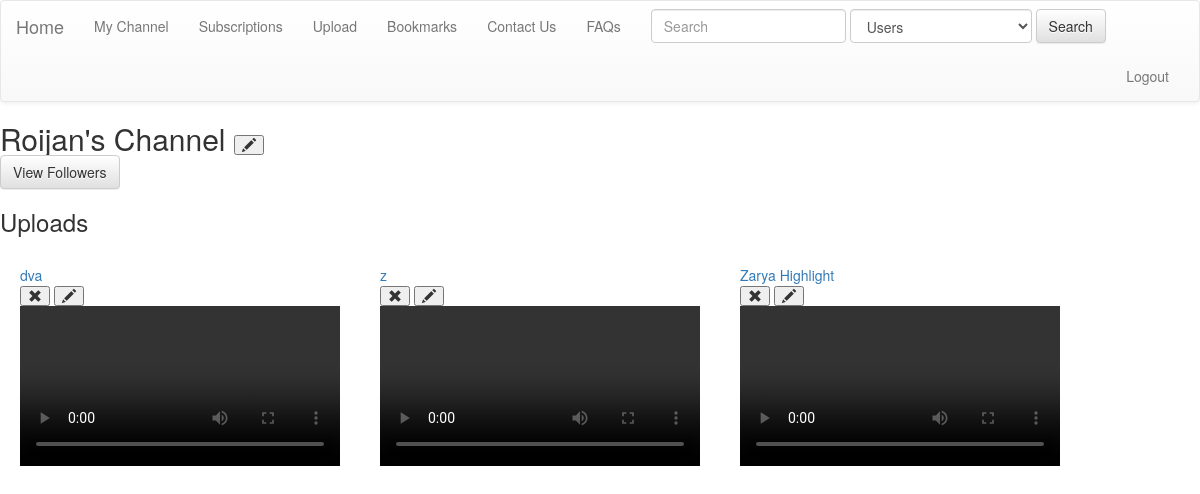
Page /Profile/6 (signed in) on the committed database.
### tables this page shows
CREATE TABLE `user` (
  `ID` int(5) NOT NULL,
  `first_name` varchar(30) NOT NULL,
  `last_name` varchar(30) NOT NULL,
  `username` varchar(30) NOT NULL,
  `password` varchar(72) NOT NULL,
  `email_address` varchar(50) NOT NULL
);

CREATE TABLE `video` (
  `ID` int(5) NOT NULL,
  `user_id` int(5) NOT NULL,
  `game_id` int(5) NOT NULL,
  `filename` varchar(50) NOT NULL,
  `fileextension` varchar(4) NOT NULL,
  `video_title` varchar(50) NOT NULL,
  `video_description` varchar(100) NOT NULL,
  `date_uploaded` timestamp NOT NULL DEFAULT CURRENT_TIMESTAMP
);

### app/controllers/Profile.php (called while the page is built, shortened)
<?php
class Profile extends Controller
{
	function index($id)
	{
		$aUser = $this->model('User');
		$aUser = $aUser->find($id);
		$aVideo = $this->model('Video');
		$theVideos =  $aVideo->where('user_id', '=', $aUser->ID)->get();
		$aGame = $this->model('Game');
		$allGames = $aGame->findAll();
		$this->view('/Profile/index',['user'=>$aUser, 'videos'=>$theVideos, 'games'=>$allGames]);
	}
}
?>

### app/core/App.php (called while the page is built, shortened)
<?php
class App
{
	protected $method = 'index';
	public function __construct(){
		$url = $this->parseURL();
		if(file_exists('app/controllers/' . $url[0] . '.php')){
			unset($url[0]);
		}
		$this->controller = new $this->controller();
		$this->params = $url ? array_values($url) : [];
		call_user_func_array([$this->controller, $this->method], $this->params);
	}
	public function parseUrl(){
		if(isset($_GET['url'])){
			return $url = explode('/', filter_var(rtrim($_GET['url'], '/'), FILTER_SANITIZE_URL));
		}
	}
}
?>

### index.php (called while the page is built, shortened)
<?php
$app = new App();
?>

### app/core/Model.php (called while the page is built, shortened)
<?php
class Model{
    protected $_connection;
    protected $_className = null;
    protected $_classProps;
    protected $_selectOne;
    protected $_selectAll;
    protected $_whereClause;
    protected $_orderBy;
    protected $_DBName = 'uploads';
    protected $_exclusions = ['_connection','_className','_classProps','_exclusions','_additions','_DBName','_insert','_update','_delete','_selectOne','_selectAll','_whereClause', '_orderBy'];
    public function __construct(PDO $connection = null)
    {
        $this->_connection = $connection;
        if ($this->_connection === null) {
            $this->_connection = new PDO('mysql:host=localhost;dbname=' . $this->_DBName, 'root', '');
            $this->_connection->setAttribute(PDO::ATTR_ERRMODE, PDO::ERRMODE_EXCEPTION);
        }
    }
    public function find($ID)
    {
        $stmt = $this->_connection->prepare($this->_selectOne);
        $stmt->execute(array('ID'=>$ID));
        $stmt->setFetchMode(PDO::FETCH_CLASS, $this->_className);
        return $stmt->fetch();
    }
    public function where($field, $op, $value){
        $value = $this->_connection->quote($value);
        if($this->_whereClause == '')
            $this->_whereClause .= " WHERE $field $op $value";
        else
            $this->_whereClause .= " AND $field $op $value";
        return $this;
    }
    public function get(){
        $select = $this->_selectAll . $this->_whereClause . $this->_orderBy;
        $stmt = $this->_connection->prepare($select);
        $stmt->execute();
        $stmt->setFetchMode(PDO::FETCH_CLASS, $this->_className);
        $returnVal = [];
        while($rec = $stmt->fetch()){
            $returnVal[] = $rec;
        }
        return $returnVal;
    }
    protected function setProps(){
        $this->_className = get_class($this);
        $this->_classProps = [];
        $array = get_object_vars($this);
        foreach ($array as $key => $value) {
            if(!in_array($key, $this->_exclusions))
                $this->_classProps[] = $key;
        }
    }
    protected function makeSQL(){
        $num = count($this->_classProps);
        if ($num  > 0){
            $setClause = [];
            foreach($this->_classProps as $item)
                $setClause[] = sprintf('%s = :%s', $item, $item);
            $setClause = implode(', ', $setClause);
        }
        $this->_selectOne   = "SELECT * FROM $this->_className WHERE ID = :ID";
        $this->_selectAll   = "SELECT * FROM $this->_className";
    }
}
?>

### app/views/Profile/index.php (the view, shortened to what this page needs)
<html>
	<head>
		<link rel="stylesheet" href="http://maxcdn.bootstrapcdn.com/bootstrap/3.3.7/css/bootstrap.min.css">
		<link rel="stylesheet" href="http://maxcdn.bootstrapcdn.com/bootstrap/3.3.7/css/bootstrap-theme.min.css">
		<?php include("css/navigation.php");?>
	</head>
	<body>
		<?php
		 	$theUser = $data['user'];
		    echo "<h2 style='display:inline;'>$theUser->first_name's Channel&nbsp;</h2>";
		    if($theUser->ID == $_SESSION['userID']){
		    	echo "<form action='/Profile/edit/$theUser->ID' method='post' style='display:inline;'><button class='glyphicon glyphicon-pencil' type='submit' name='action' value='Edit'></button></form>";
		    	echo "<form action='/Follow/subscriber'method='post'><button class='btn btn-default' type='submit' name='action' value='View'>View Followers</button></form>";
		    }
		?>
		<h3>Uploads</h3>
		<?php
			foreach($data['videos'] as $video){
				echo "<div style='float: left; padding: 20px;'><a href='/Upload/watch/$video->ID'>$video->video_title</a><br />";
				if($video->user_id == $_SESSION['userID']){
					echo "<form action='/Profile/delete/$video->ID' method='post' style='display:inline'>
							<button class='glyphicon glyphicon-remove' type='submit' name='action' value='Delete'></button>
						  </form>";
					echo "<form action='/Upload/edit/$video->ID' method='post' style='display:inline'>
							<button class='glyphicon glyphicon-pencil' type='submit' name='action'></button>
						  </form>";
				}
				echo "<div><video width='320' controls='controls'><source src='/videos/$video->filename' type='video/$video->fileextension'>Your browser does
				not support the video tag.</video></div></div>";
			}
		?>
	</body>
</html>

### rows in the picture
user: first_name "Roijan"
video: video_title "dva"
video: video_title "z"
video: video_title "Zarya Highlight"
